Frame 1 (no input): blank canvas, image omitted
Frame 60 (the mouse pressed at the canvas centre just before this capture): blank canvas, image omitted
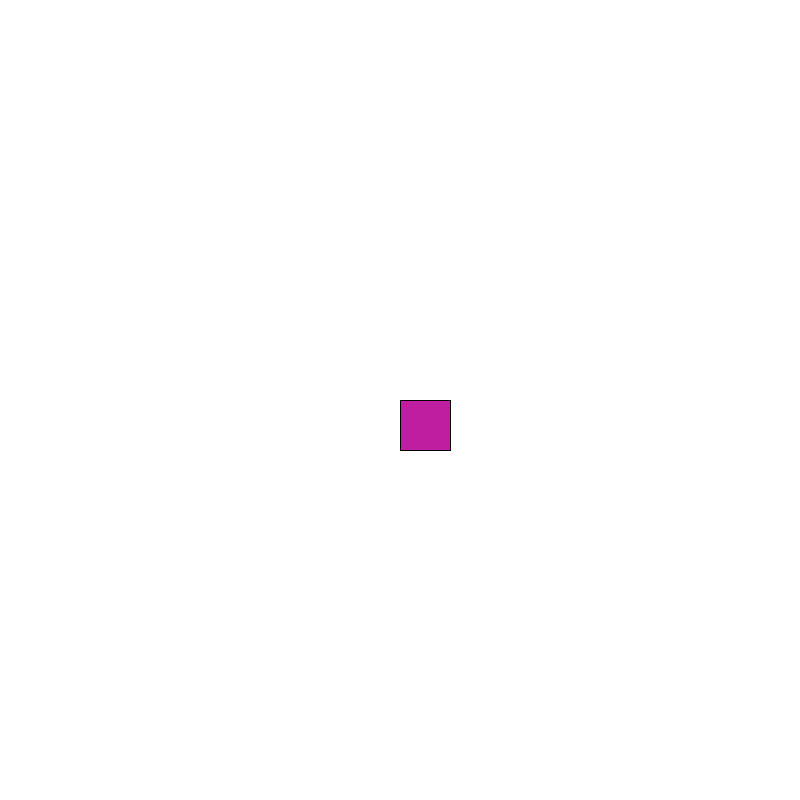
Frame 120 (the mouse held since frame 60 and released just before this capture)

The Processing sketch whose frames 1 and 60 were blank and that drew this single picture after the mouse press (run headless with seeded random() and noise(); from frame 60 on, the mouse is pressed at the canvas centre):

// Processing sketch: processing_103628
// ── processing_103628.pde

float xPos= 0;
float yPos= 0;

void setup()
{
 size (800, 800);
 background(255);
 
}

void draw()
{

 
 xPos = mouseX;
 yPos = mouseY;
 
 
 if (mousePressed)
 {
  fill(random(0,255),random(0,255), random(0,255));
  rect(xPos, yPos, 50, 50); 
   
 }
 
 if (key == 'a' && keyPressed)
 {
  fill(random(255,255),random(3,3),random(0,255));
  ellipse(xPos, yPos, 50,50); 
 }
 
  if (key == 's' && keyPressed)
 {
  fill(random(3,166),random(255,255),random(3,152));
  ellipse(xPos, yPos, 50,50); 
  frameRate(1000);
 }
 
  if (key == 'd' && keyPressed)
 {
  fill(random(0,148),random(3,255),random(255,255));
  ellipse(xPos, yPos, 50,50); 
 }

}
